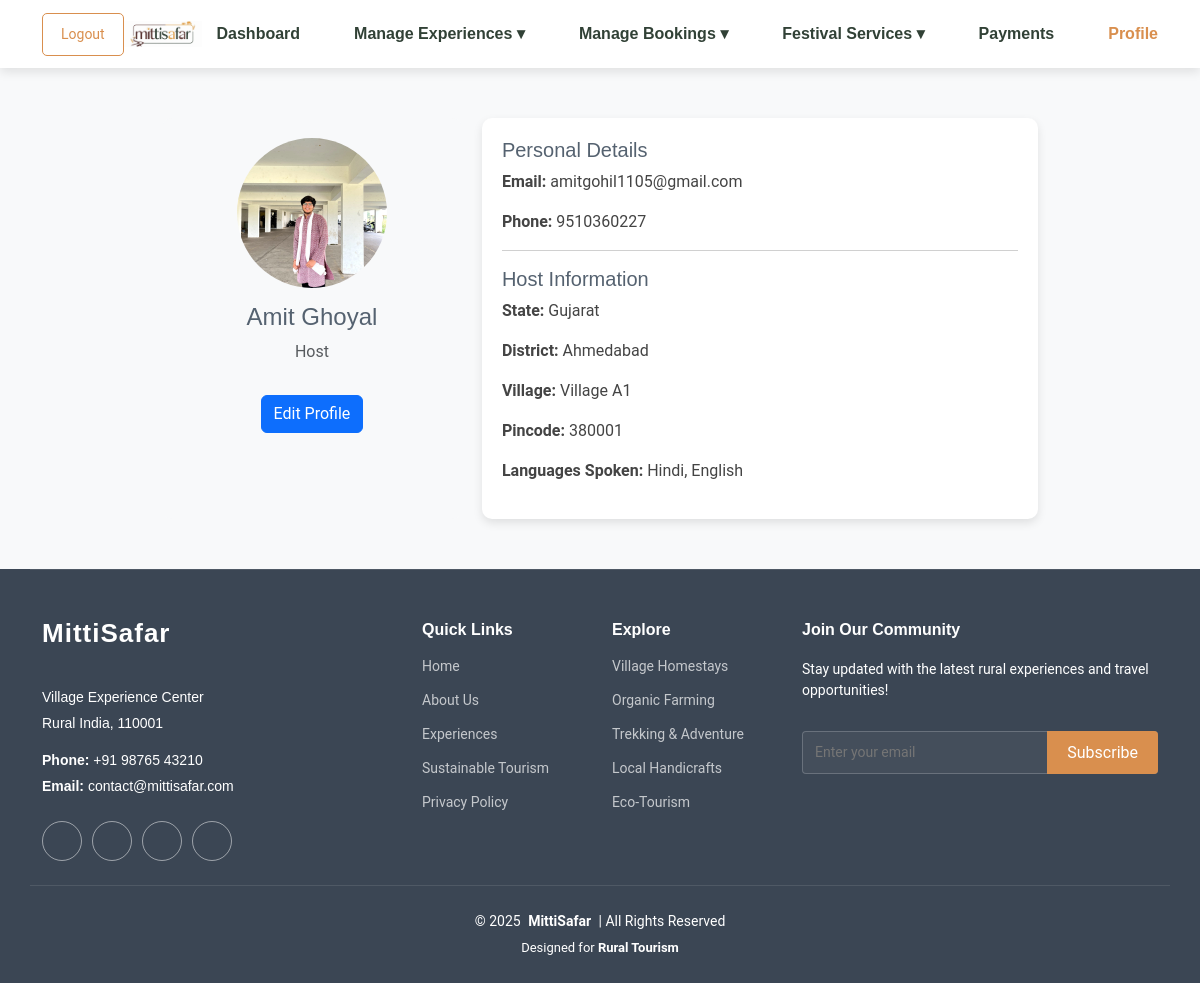
The app's page /hosts/profile.php (signed in) with its own data.
### tables this page shows
CREATE TABLE `users` (
  `user_id` int(11) NOT NULL,
  `first_name` varchar(100) NOT NULL,
  `last_name` varchar(100) NOT NULL,
  `username` varchar(100) NOT NULL,
  `email` varchar(100) NOT NULL,
  `phone` varchar(15) NOT NULL,
  `password` varchar(255) NOT NULL,
  `date_of_birth` date NOT NULL,
  `gender` enum('Male','Female','Other') NOT NULL,
  `nationality` varchar(50) NOT NULL,
  `otp_code` varchar(6) DEFAULT NULL,
  `user_type` enum('admin','host','traveler') NOT NULL,
  `profile_pic` varchar(255) DEFAULT NULL,
  `status` enum('active','inactive','banned') DEFAULT 'active',
  `created_at` timestamp NOT NULL DEFAULT current_timestamp()
);

CREATE TABLE `hosts` (
  `host_id` int(11) NOT NULL,
  `user_id` int(11) NOT NULL,
  `state` varchar(100) NOT NULL,
  `district` varchar(100) NOT NULL,
  `village` varchar(100) NOT NULL,
  `pincode` varchar(10) NOT NULL,
  `bio` text DEFAULT NULL,
  `languages_spoken` varchar(255) DEFAULT NULL,
  `skills` longtext NOT NULL CHECK (json_valid(`skills`)),
  `specialties` text DEFAULT NULL,
  `experience_years` int(11) NOT NULL,
  `availability` longtext NOT NULL CHECK (json_valid(`availability`)),
  `homestay_available` enum('yes','no') DEFAULT 'no',
  `verification_status` enum('pending','approved','rejected') DEFAULT 'pending',
  `created_at` timestamp NOT NULL DEFAULT current_timestamp()
);

### hosts/profile.php (the view, shortened to what this page needs)
<?php
include("../config/db_connect.php");
$user_id = $_SESSION['user_id'];
$host_id = isset($_SESSION['host_id']) ? $_SESSION['host_id'] : null;
$query = "SELECT * FROM users WHERE user_id = ?";
$stmt = $conn->prepare($query);
$stmt->bind_param("i", $user_id);
$stmt->execute();
$user_result = $stmt->get_result();
$user = $user_result->fetch_assoc();
$host = null;
if ($host_id) {
    $query = "SELECT * FROM hosts WHERE host_id = ?";
    $stmt = $conn->prepare($query);
    $stmt->bind_param("i", $host_id);
    $stmt->execute();
    $host_result = $stmt->get_result();
    $host = $host_result->fetch_assoc();
}
?>
<!DOCTYPE html>
<html lang="en">
<head>
    <link rel="stylesheet" href="https://cdn.jsdelivr.net/npm/bootstrap@5.3.0/dist/css/bootstrap.min.css">
    <link rel="stylesheet" href="../assets/css/main.css">
</head>
<body class="bg-light">
<?php include("../includes/host_header.php"); ?>
<div class="container profile-container">
    <div class="profile-sidebar">
        <?php if (!empty($user['profile_pic'])): ?>
            <img src="../<?= htmlspecialchars($user['profile_pic']); ?>" class="profile-pic">
        <?php else: ?>
            <img src="https://via.placeholder.com/150" class="profile-pic">
        <?php endif; ?>
        <h4><?= htmlspecialchars($user['first_name'] . " " . $user['last_name']); ?></h4>
        <p class="text-muted">Host</p>
        <a href="update_profile.php" class="btn btn-primary edit-btn">Edit Profile</a>
    </div>
    <div class="profile-content">
        <h5>Personal Details</h5>
        <p><strong>Email:</strong> <?= htmlspecialchars($user['email']); ?></p>
        <p><strong>Phone:</strong> <?= htmlspecialchars($user['phone']); ?></p>
        <hr>
        <?php if ($host): ?>
            <h5>Host Information</h5>
            <p><strong>State:</strong> <?= htmlspecialchars($host['state'] ?? "Not Provided"); ?></p>
            <p><strong>District:</strong> <?= htmlspecialchars($host['district'] ?? "Not Provided"); ?></p>
            <p><strong>Village:</strong> <?= htmlspecialchars($host['village'] ?? "Not Provided"); ?></p>
            <p><strong>Pincode:</strong> <?= htmlspecialchars($host['pincode'] ?? "Not Provided"); ?></p>
            <p><strong>Languages Spoken:</strong> <?= htmlspecialchars($host['languages_spoken'] ?? "Not Provided"); ?></p>
        <?php endif; ?>
    </div>
</div>
<?php include("../includes/footer.php"); ?>
</body>
</html>

### assets/css/main.css (style rules this page uses)
:root { --default-font: "Roboto", system-ui, -apple-system, "Segoe UI", Roboto, "Helvetica Neue", Arial, "Noto Sans", "Liberation Sans", sans-serif, "Apple Color Emoji", "Segoe UI Emoji", "Segoe UI Symbol", "Noto Color Emoji"; --heading-font: "Raleway", sans-serif; --nav-font: "Poppins", sans-serif; }
:root { --background-color: #ffffff; --default-color: #444444; --heading-color: #556270; --accent-color: #D98F4E; --surface-color: #ffffff; --contrast-color: #ffffff; }
:root { --nav-color: #556270; --nav-hover-color: #D98F4E; --nav-mobile-background-color: #ffffff; --nav-dropdown-background-color: #ffffff; --nav-dropdown-color: #556270; --nav-dropdown-hover-color: #D98F4E; }
:root { scroll-behavior: smooth; }
body { color: var(--default-color); background-color: var(--background-color); font-family: var(--default-font); }
a { color: var(--accent-color); text-decoration: none; transition: 0.3s; }
h1, h2, h3, h4, h5, h6 { color: var(--heading-color); font-family: var(--heading-font); }

### hosts/profile.php (style rules this page uses)
.profile-container { max-width: 900px; margin: 50px auto; display: flex; gap: 20px; }
.profile-sidebar { width: 35%; text-align: center; padding: 20px; background: #f8f9fa; border-radius: 10px; }
.profile-content { width: 65%; padding: 20px; background: white; border-radius: 10px; box-shadow: 0px 4px 10px rgba(0,0,0,0.1); }
.profile-pic { width: 150px; height: 150px; border-radius: 50%; object-fit: cover; margin-bottom: 15px; }
.edit-btn { margin-top: 15px; }

### records on screen
users: profile_pic (picture), first_name+last_name "Amit Ghoyal", email "amitgohil1105@gmail.com", phone "9510360227"
hosts: state "Gujarat", district "Ahmedabad", village "Village A1", pincode "380001", languages_spoken "Hindi, English"
